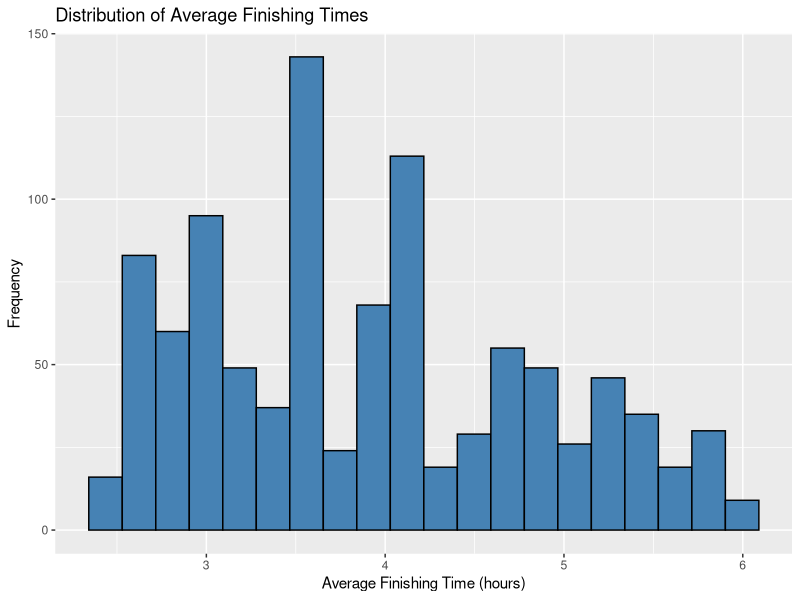
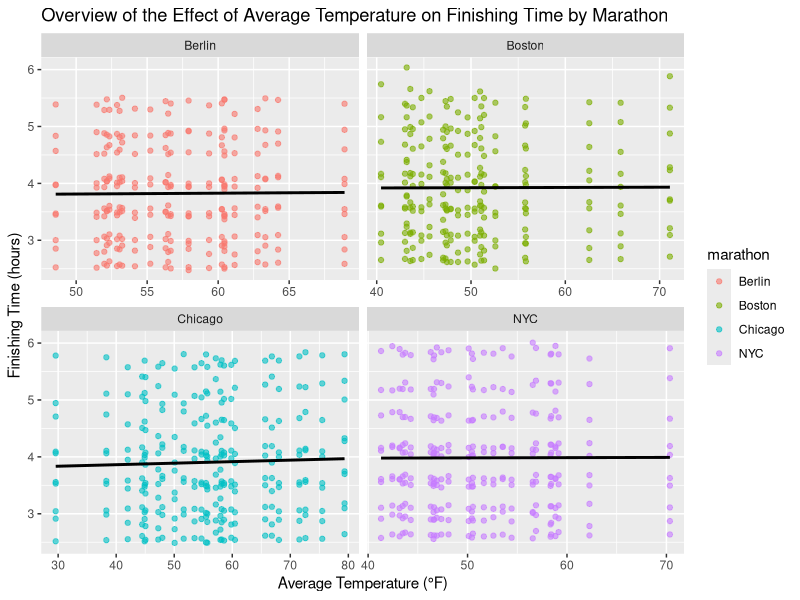
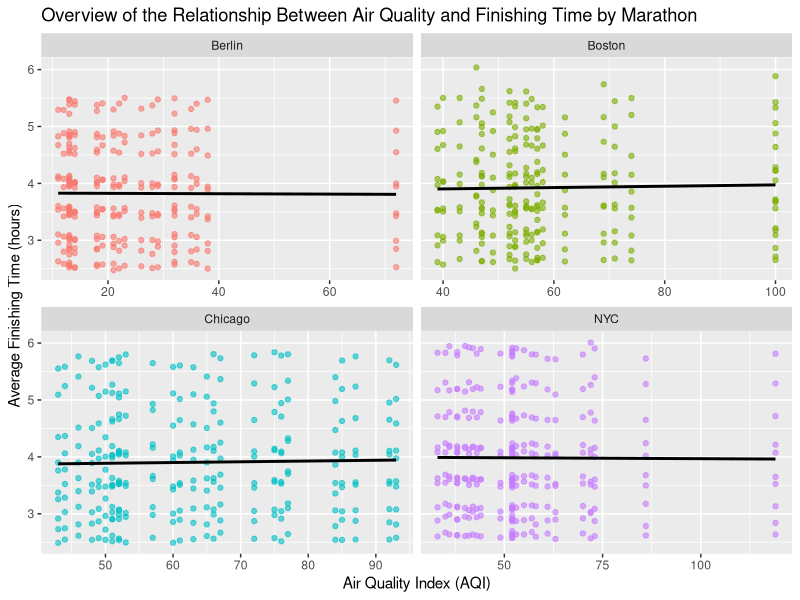
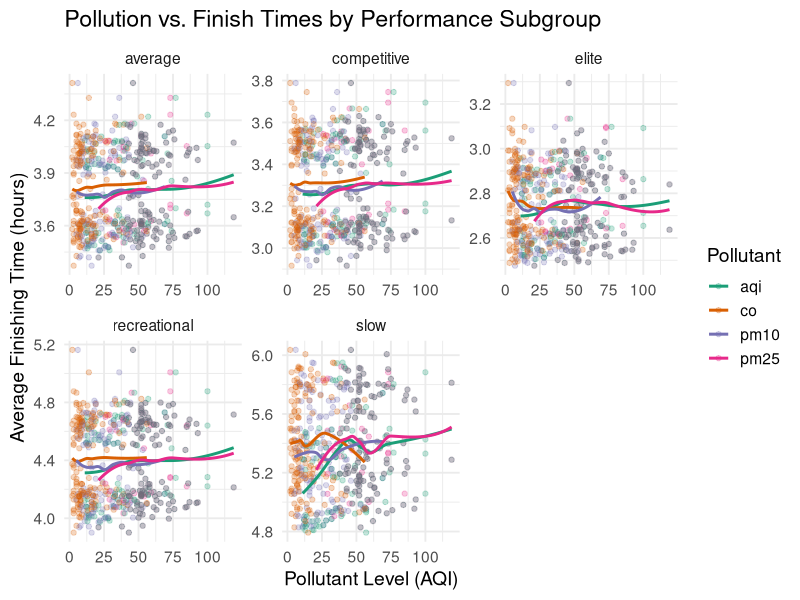

These figures' R source, in order:
## ---- chunk 1
library(here)
library(dplyr)
library(psych)
library(knitr)
library(tidyr)
library(ggplot2)
## ---- chunk 2
final_data = read.csv(here("data","merged_marathon_data.csv"))
## ---- chunk 3
# Table 1: Continuous Variable Summary
# Select the continuous variables
continuous_summary <- final_data %>%
  select(avg_chip_seconds, high_temp, low_temp, avg_temp, precipitation,
         dew_point, wind_speed, visibility, sea_level_pressure, aqi, pm10, pm25, no2, ozone, co) %>%
  summarise_all(list(
    mean = ~mean(., na.rm = TRUE),
    median = ~median(., na.rm = TRUE),
    sd = ~sd(., na.rm = TRUE),
    min = ~min(., na.rm = TRUE),
    max = ~max(., na.rm = TRUE)
  ))
continuous_summary
## ---- chunk 4
# Table 2: Continuous variables summarized by subgroup and gender
# Select continuous variables
continuous_summary_grouped <- final_data %>%
  group_by(gender, subgroup) %>% # group by gender and subgroup
  summarise(
    avg_chip_seconds_mean = mean(avg_chip_seconds, na.rm = TRUE),
    avg_chip_seconds_sd = sd(avg_chip_seconds, na.rm = TRUE),
    high_temp_mean = mean(high_temp, na.rm = TRUE),
    high_temp_sd = sd(high_temp, na.rm = TRUE),
    low_temp_mean = mean(low_temp, na.rm = TRUE),
    low_temp_sd = sd(low_temp, na.rm = TRUE),
    avg_temp_mean = mean(avg_temp, na.rm = TRUE),
    avg_temp_sd = sd(avg_temp, na.rm = TRUE),
    precipitation_mean = mean(precipitation, na.rm = TRUE),
    precipitation_sd = sd(precipitation, na.rm = TRUE),
    dew_point_mean = mean(dew_point, na.rm = TRUE),
    dew_point_sd = sd(dew_point, na.rm = TRUE),
    wind_speed_mean = mean(wind_speed, na.rm = TRUE),
    wind_speed_sd = sd(wind_speed, na.rm = TRUE),
    visibility_mean = mean(visibility, na.rm = TRUE),
    visibility_sd = sd(visibility, na.rm = TRUE),
    sea_level_pressure_mean = mean(sea_level_pressure, na.rm = TRUE),
    sea_level_pressure_sd = sd(sea_level_pressure, na.rm = TRUE),
    aqi_mean = mean(aqi, na.rm = TRUE),
    aqi_sd = sd(aqi, na.rm = TRUE),
    pm10_mean = mean(pm10, na.rm = TRUE),
    pm10_sd = sd(pm10, na.rm = TRUE),
    pm25_mean = mean(pm25, na.rm = TRUE),
    pm25_sd = sd(pm25, na.rm = TRUE),
    no2_mean = mean(no2, na.rm = TRUE),
    no2_sd = sd(no2, na.rm = TRUE),
    ozone_mean = mean(ozone, na.rm = TRUE),
    ozone_sd = sd(ozone, na.rm = TRUE),
    co_mean = mean(co, na.rm = TRUE),
    co_sd = sd(co, na.rm = TRUE)
  ) %>%
  arrange(gender, subgroup)
continuous_summary_grouped
## ---- chunk 5
# Figure 1: Distribution of Average Finishing Times
library(ggplot2) # load plotting library
ggplot(final_data, aes(x = avg_chip_seconds / 3600)) + # convert from seconds to hours
  geom_histogram(bins = 20, fill = "steelblue", color = "black") + # create a histogram
  labs(title = "Distribution of Average Finishing Times", # generate labels
    x = "Average Finishing Time (hours)",
    y = "Frequency"
  )
## ---- chunk 6
# Figure 2: Overview of the Effect of Avg Temperature on Finishing Time by Marathon
ggplot(final_data, aes(x = avg_temp, y = avg_chip_seconds / 3600, color = marathon)) +
  geom_point(alpha = 0.6) +
  geom_smooth(method = "lm", se = FALSE, color = "black") +
  facet_wrap(~ marathon, scales = "free_x") + # each marathon has own x-axis scale
  labs(title = "Overview of the Effect of Average Temperature on Finishing Time by Marathon",
    x = "Average Temperature (°F)",
    y = "Finishing Time (hours)"
  )
## ---- chunk 7
# Figure 3: Overview of the Relationship Between Air Quality and Finishing Time by Marathon
ggplot(final_data, aes(x = aqi, y = avg_chip_seconds / 3600, color = marathon)) +
  geom_point(alpha = 0.6) +
  geom_smooth(method = "lm", se = FALSE, color = "black") +
  facet_wrap(~ marathon, scales = "free_x") + 
  labs(title = "Overview of the Relationship Between Air Quality and Finishing Time by Marathon",
    x = "Air Quality Index (AQI)",
    y = "Average Finishing Time (hours)"
  ) +
  theme(legend.position = "none")
## ---- chunk 8
# select only the numeric variables
numeric_vars <- final_data %>%
  select(avg_chip_seconds, avg_temp, precipitation, dew_point,
         wind_speed, visibility, sea_level_pressure,
         aqi, pm10, pm25, no2, ozone, co)

# create correlation matrix
cor_matrix <- cor(numeric_vars, use = "complete.obs")

# round the correlations
round(cor_matrix, 2)
## ---- chunk 9
# Select continuous variables
continuous_vars <- final_data %>% 
  select(
    avg_chip_seconds,
    high_temp,
    low_temp,
    avg_temp,
    dew_point,
    wind_speed,
    visibility,
    sea_level_pressure,
    aqi,
    co,
    ozone,
    pm10,
    pm25,
    no2
  )


str(continuous_vars)
## ---- chunk 10
continuous_only <- continuous_vars %>%
  select(where(is.numeric))

continuous_summary <- describe(continuous_only) %>%
  as.data.frame() %>%
  select(
    mean,
    sd,
    median,
    min,
    max,
    skew,
    kurtosis,
    n
  )
continuous_summary

## ---- chunk 11
summary_table <- tribble(
  ~variable, ~mean, ~sd, ~median, ~min, ~max, ~skew, ~kurtosis, ~n,
  "avg_chip_seconds", 15631.620549, 2938.8848538, 15284.20, 10304.77, 23679.03, 0.50530121, -0.3896989, 1005,
  "high_temp",        61.621891,   10.4803135, 61.00, 44.00, 88.00, 0.57757331, -0.3573111, 1005,
  "low_temp",         46.009950,    7.9703072, 45.00, 28.00, 72.00, 0.77231953,  1.0186755, 1005,
  "avg_temp",         53.718209,    8.6975811, 52.88, 29.58, 79.35, 0.42260873,  0.3116392, 1005,
  "dew_point",        41.023831,   10.7187978, 42.40, 21.13, 65.22, -0.08246867, -0.9095537, 1005,
  "wind_speed",       13.119403,    6.7699588, 13.00,  3.00, 39.00, 0.78517635,  1.0872273, 1005,
  "visibility",        9.848072,    1.4872173, 10.00,  6.06, 20.00, 2.79083334, 25.7005389, 830,
  "sea_level_pressure", 29.925970, 0.3391476, 29.98, 29.13, 30.54, -0.41101449, -0.7527869, 1005,
  "aqi",              50.572139,   21.7623899, 52.00, 11.00, 119.00, 0.32111228, 0.2198760, 1005,
  "co",               13.948052,   11.7791733,  9.00,  2.00,  56.00, 1.58769285, 2.1592651, 770,
  "ozone",            36.179104,   18.0530913, 34.00,  7.00, 100.00, 1.22285653, 2.3430336, 1005,
  "pm10",             23.576000,   13.0305755, 21.00,  5.00,  69.00, 0.89184403, 0.8083714, 625,
  "pm25",             57.510345,   16.7892845, 53.00, 21.00, 119.00, 0.85098957, 1.3911927, 725,
  "no2",              31.915423,   14.9253725, 32.00,  7.00,  66.00, 0.15839726, -0.7783209, 1005
)

kable(summary_table, caption = "Table: Descriptive Statistics for Continuous Variables", digits = 2)

## ---- chunk 12
# Make pollutant data into log format for graphing
pollutant_long <- final_data %>%
  mutate(
    finish_hours = avg_chip_seconds / 3600   # convert seconds to hours
  ) %>%
  pivot_longer(
    cols = c(co, pm25, pm10, aqi),
    names_to = "pollutant",
    values_to = "value"
  )

# plotting scatter plots
ggplot(pollutant_long, 
       aes(x = value, y = finish_hours, color = pollutant)) +
  geom_point(alpha = 0.25) +
  geom_smooth(se = FALSE, method = "loess") +
  facet_wrap(~ subgroup, scales = "free") +
  scale_color_brewer(palette = "Dark2") +
  labs(
    title = "Pollution vs. Finish Times by Performance Subgroup",
    x = "Pollutant Level (AQI)",
    y = "Average Finishing Time (hours)",
    color = "Pollutant"
  ) +
  theme_minimal(base_size = 14)

